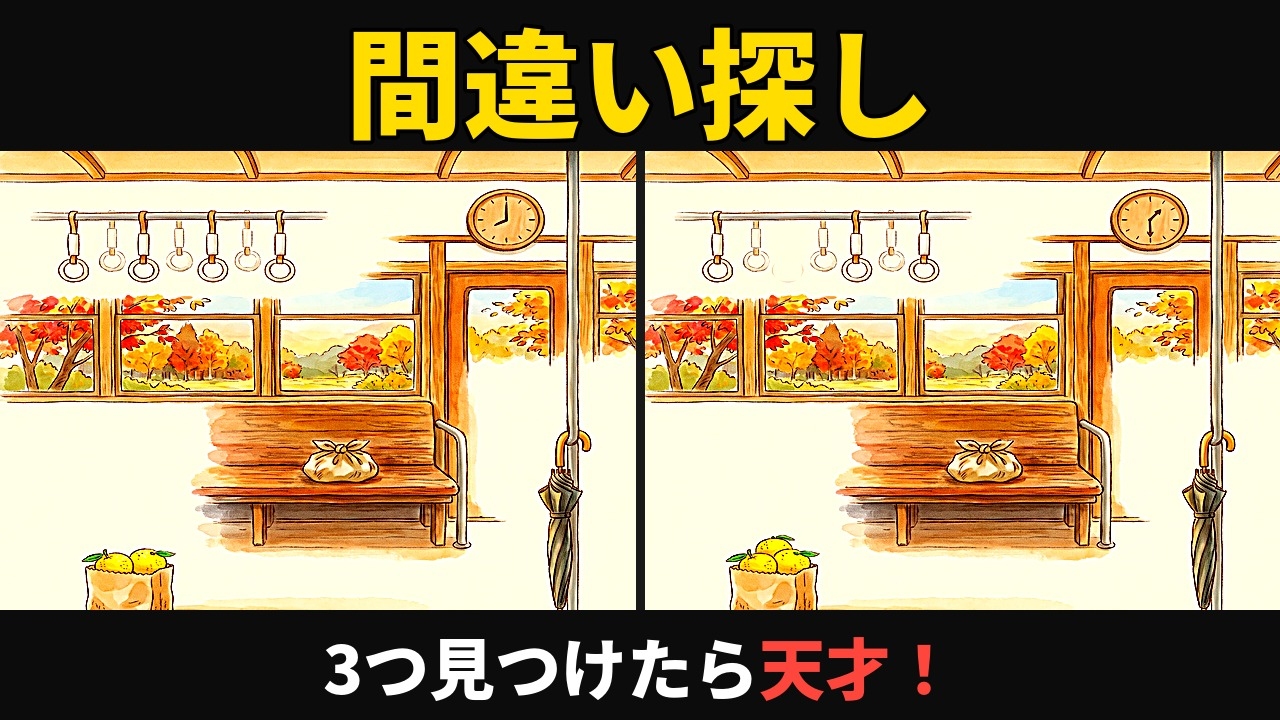
#> input picture assets/thumbnail_mock/thumb_v2_noowl.jpg, 1280 x 720 px
$ python thumb_same_check.py ../assets/thumbnail_mock/thumb_v2_noowl.jpg
#> lines starting #> are read from the running program, lines starting #| are printed output that depends on the picture
"""サムネの左右が同じ絵か（違いゼロか）を確かめる（2026-11-24 CEO厳守ルール）。
使い方：python3 scripts/thumb_same_check.py <サムネ画像> [...]
上の帯と下の文字を除いた中央の帯（縦 25〜65%）で、左半分と右半分の差を比べる。差があれば「不合格」で終了コード1。
make_episode.py が thumbnail の直後と upload・retitle・short-upload の前に自動で呼ぶ（thumb_guard）。
ショート自身のサムネは0:00の画面で、絵を左右に並べたものではないので、この確認の対象外（長尺のサムネが合格でないとショートも上げない）。"""
import sys
from PIL import Image, ImageChops, ImageStat


def check(path, limit=4.0):
#> called with limit = 4
    im = Image.open(path).convert("RGB")
#> im is the input picture: PIL image 1280x720 RGB; mean R, G, B 161.5, 140.8, 103
    W, H = im.size
#> W = 1280; H = 720
    y0, y1 = int(H * 0.25), int(H * 0.65)
#> y0 = 180; y1 = 468
    # 左の絵は x=0〜636、右の絵は x=644〜1280（thumb_band.py の並べ方。幅1280の比で合わせる）
    s = W / 1280
#> s = 1
    L = im.crop((0, y0, int(636 * s), y1))
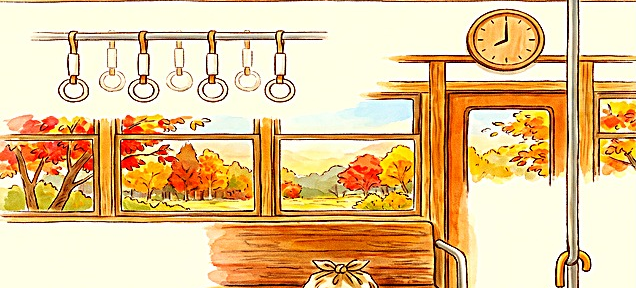
#> L: PIL image 636x288 RGB; mean R, G, B 228.3, 195.9, 147.1
    R = im.crop((int(644 * s), y0, int(644 * s) + L.width, y1))
    d = sum(ImageStat.Stat(ImageChops.difference(L, R)).mean) / 3
#> d = 3.55
    return d <= limit, round(d, 2)


if __name__ == "__main__":
    bad = 0
    for f in sys.argv[1:]:
        ok, d = check(f)
#> ok = True; d = 3.55
        print(("合格 " if ok else "不合格（左右がちがう） ") + f + f"  差={d}")
#| 合格 ../assets/thumbnail_mock/thumb_v2_noowl.jpg  差=3.55
        bad += not ok
#> bad = 0
    sys.exit(1 if bad else 0)
#> (the program exits here)

$ run again, on assets/thumbnail_mock/thumb_v3.jpg
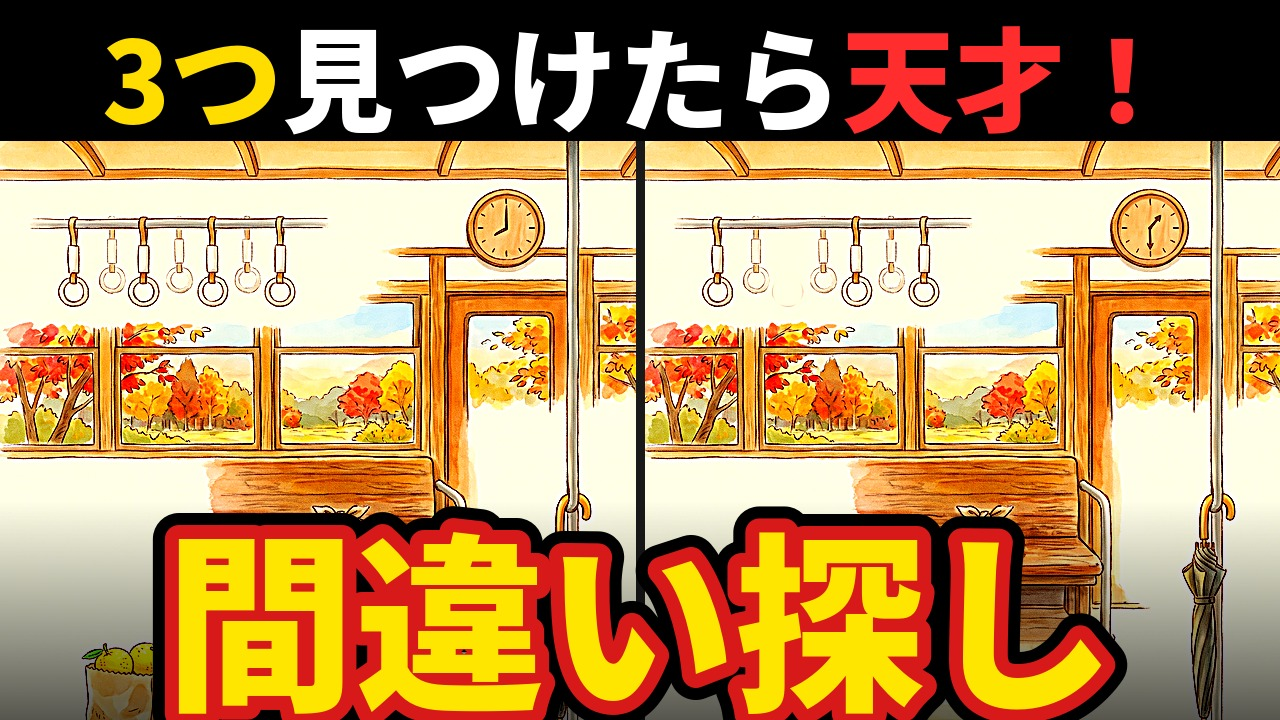
#> input picture assets/thumbnail_mock/thumb_v3.jpg, 1280 x 720 px
#> in check, im is the input picture: PIL image 1280x720 RGB; mean R, G, B 181.7, 145, 93.7
#> in check, `L = im.crop((0, y0, int(636 * s), y1))`:
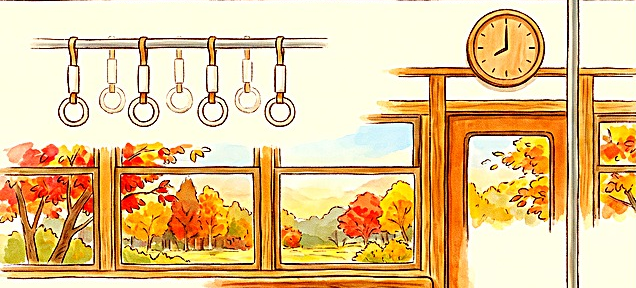
#> L: PIL image 636x288 RGB; mean R, G, B 228, 196.8, 146.2
#> in check, `d = sum(ImageStat.Stat(ImageChops.difference(L, R)).mean) / 3`: d = 3.81
#> `ok, d = check(f)`: ok = True; d = 3.81
#| 合格 ../assets/thumbnail_mock/thumb_v3.jpg  差=3.81
#> bad = 0
